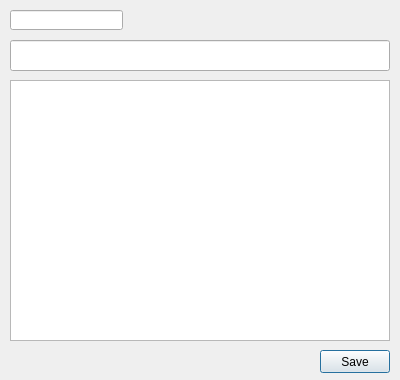
<?xml version="1.0" encoding="UTF-8"?>
<ui version="4.0">
 <class>Dialog</class>
 <widget class="QDialog" name="Dialog">
  <property name="geometry">
   <rect>
    <x>0</x>
    <y>0</y>
    <width>400</width>
    <height>380</height>
   </rect>
  </property>
  <property name="windowTitle">
   <string>Dialog</string>
  </property>
  <widget class="QLineEdit" name="lineEditId">
   <property name="geometry">
    <rect>
     <x>10</x>
     <y>10</y>
     <width>113</width>
     <height>20</height>
    </rect>
   </property>
  </widget>
  <widget class="QLineEdit" name="lineEditTheme">
   <property name="geometry">
    <rect>
     <x>10</x>
     <y>40</y>
     <width>380</width>
     <height>31</height>
    </rect>
   </property>
  </widget>
  <widget class="QTableWidget" name="tableWidget">
   <property name="geometry">
    <rect>
     <x>10</x>
     <y>80</y>
     <width>380</width>
     <height>261</height>
    </rect>
   </property>
  </widget>
  <widget class="QPushButton" name="pushButtonSave">
   <property name="geometry">
    <rect>
     <x>320</x>
     <y>350</y>
     <width>70</width>
     <height>23</height>
    </rect>
   </property>
   <property name="text">
    <string>Save</string>
   </property>
  </widget>
 </widget>
 <resources/>
 <connections/>
</ui>
